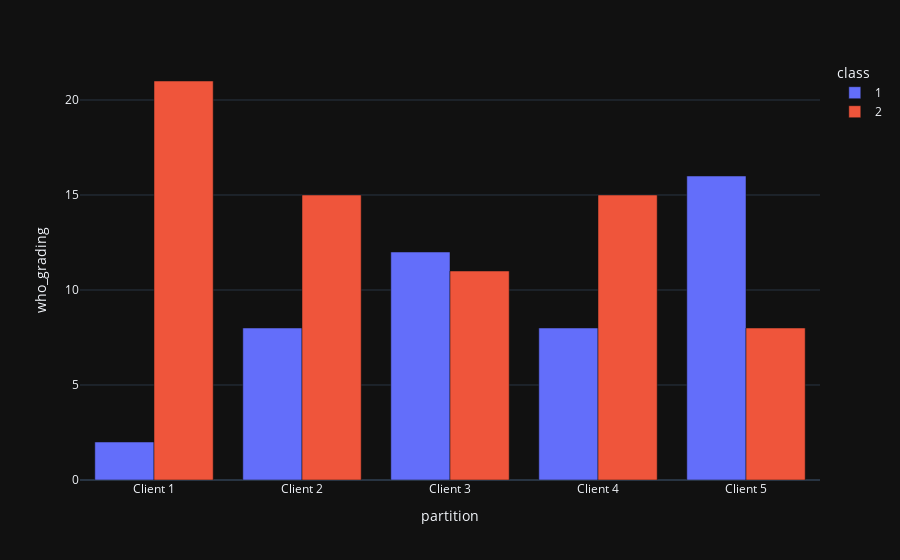

Notebook source saved alongside this figure:
### Code cell
import plotly.graph_objects as go
import numpy as np
import pandas as pd
import plotly.express as px
# a = 2
# b = 4
# swap = partitions[a]
# partitions[a] = partitions[b]
# partitions[b] = swap

df: pd.DataFrame = pd.DataFrame()
for partition, partition_indices in partitions.items():
    labels:pd.Series = samples_df.iloc[partition_indices]["who_grading"]
    counts = labels.value_counts().reset_index().sort_values("index")
    counts["partition"] = f"Client {partition+1}"
    df = pd.concat([df, counts])
df = df.rename(columns={"index": "class"})
df = df.astype({"class": str, "partition": str, "who_grading":int})
fig = px.bar(df, x="partition", y="who_grading",
             color='class', barmode='group')

# Display the figure
fig.show()

### Figure 1 — Plotly figure (JSON) as saved in the notebook; plotly's stock layout.template omitted (floating-point values rounded to 4 significant figures)
{"data": [{"alignmentgroup": "True", "hovertemplate": "class=1<br>partition=%{x}<br>who_grading=%{y}<extra></extra>", "legendgroup": "1", "marker": {"color": "#636efa", "pattern": {"shape": ""}}, "name": "1", "offsetgroup": "1", "orientation": "v", "showlegend": true, "textposition": "auto", "x": ["Client 1", "Client 2", "Client 3", "Client 4", "Client 5"], "xaxis": "x", "y": [2, 8, 12, 8, 16], "yaxis": "y", "type": "bar"}, {"alignmentgroup": "True", "hovertemplate": "class=2<br>partition=%{x}<br>who_grading=%{y}<extra></extra>", "legendgroup": "2", "marker": {"color": "#EF553B", "pattern": {"shape": ""}}, "name": "2", "offsetgroup": "2", "orientation": "v", "showlegend": true, "textposition": "auto", "x": ["Client 1", "Client 2", "Client 3", "Client 4", "Client 5"], "xaxis": "x", "y": [21, 15, 11, 15, 8], "yaxis": "y", "type": "bar"}], "layout": {"xaxis": {"anchor": "y", "domain": [0.0, 1.0], "title": {"text": "partition"}}, "yaxis": {"anchor": "x", "domain": [0.0, 1.0], "title": {"text": "who_grading"}}, "legend": {"title": {"text": "class"}, "tracegroupgap": 0}, "margin": {"t": 60}, "barmode": "group"}}
